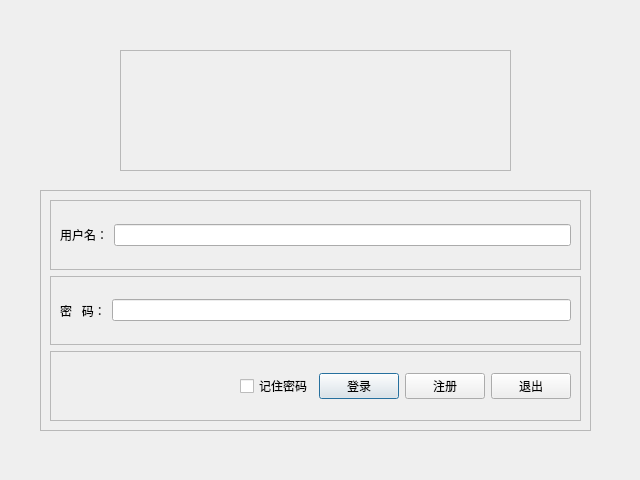
<?xml version="1.0" encoding="UTF-8"?>
<ui version="4.0">
 <class>dlgLogin</class>
 <widget class="QDialog" name="dlgLogin">
  <property name="geometry">
   <rect>
    <x>0</x>
    <y>0</y>
    <width>640</width>
    <height>480</height>
   </rect>
  </property>
  <property name="windowTitle">
   <string>Dialog</string>
  </property>
  <widget class="QFrame" name="frame_logo">
   <property name="geometry">
    <rect>
     <x>120</x>
     <y>50</y>
     <width>391</width>
     <height>121</height>
    </rect>
   </property>
   <property name="frameShape">
    <enum>QFrame::StyledPanel</enum>
   </property>
   <property name="frameShadow">
    <enum>QFrame::Raised</enum>
   </property>
   <layout class="QHBoxLayout" name="horizontalLayout_4">
    <item>
     <widget class="QLabel" name="label_Logo">
      <property name="text">
       <string/>
      </property>
      <property name="pixmap">
       <pixmap resource="rescource.qrc">:/images/logo/logo.png</pixmap>
      </property>
      <property name="scaledContents">
       <bool>true</bool>
      </property>
     </widget>
    </item>
   </layout>
  </widget>
  <widget class="QFrame" name="frame_4">
   <property name="geometry">
    <rect>
     <x>40</x>
     <y>190</y>
     <width>551</width>
     <height>241</height>
    </rect>
   </property>
   <property name="frameShape">
    <enum>QFrame::StyledPanel</enum>
   </property>
   <property name="frameShadow">
    <enum>QFrame::Raised</enum>
   </property>
   <layout class="QVBoxLayout" name="verticalLayout">
    <item>
     <widget class="QFrame" name="frame">
      <property name="frameShape">
       <enum>QFrame::StyledPanel</enum>
      </property>
      <property name="frameShadow">
       <enum>QFrame::Raised</enum>
      </property>
      <layout class="QHBoxLayout" name="horizontalLayout">
       <item>
        <widget class="QLabel" name="lbUsr">
         <property name="text">
          <string>用户名：</string>
         </property>
        </widget>
       </item>
       <item>
        <widget class="QLineEdit" name="lineEdit_Usr">
         <property name="enabled">
          <bool>true</bool>
         </property>
         <property name="sizePolicy">
          <sizepolicy hsizetype="Expanding" vsizetype="Fixed">
           <horstretch>0</horstretch>
           <verstretch>0</verstretch>
          </sizepolicy>
         </property>
        </widget>
       </item>
      </layout>
     </widget>
    </item>
    <item>
     <widget class="QFrame" name="frame_2">
      <property name="frameShape">
       <enum>QFrame::StyledPanel</enum>
      </property>
      <property name="frameShadow">
       <enum>QFrame::Raised</enum>
      </property>
      <layout class="QHBoxLayout" name="horizontalLayout_2">
       <item>
        <widget class="QLabel" name="lbPsd">
         <property name="text">
          <string>密   码：</string>
         </property>
        </widget>
       </item>
       <item>
        <widget class="QLineEdit" name="lineEdit_Psd"/>
       </item>
      </layout>
     </widget>
    </item>
    <item>
     <widget class="QFrame" name="frame_3">
      <property name="frameShape">
       <enum>QFrame::StyledPanel</enum>
      </property>
      <property name="frameShadow">
       <enum>QFrame::Raised</enum>
      </property>
      <layout class="QHBoxLayout" name="horizontalLayout_3">
       <item>
        <spacer name="horizontalSpacer">
         <property name="orientation">
          <enum>Qt::Horizontal</enum>
         </property>
         <property name="sizeHint" stdset="0">
          <size>
           <width>40</width>
           <height>20</height>
          </size>
         </property>
        </spacer>
       </item>
       <item>
        <widget class="QCheckBox" name="checkBox_rmPsd">
         <property name="text">
          <string>记住密码</string>
         </property>
        </widget>
       </item>
       <item>
        <widget class="QPushButton" name="btnLogin">
         <property name="text">
          <string>登录</string>
         </property>
        </widget>
       </item>
       <item>
        <widget class="QPushButton" name="btnRegister">
         <property name="text">
          <string>注册</string>
         </property>
        </widget>
       </item>
       <item>
        <widget class="QPushButton" name="btnExit">
         <property name="text">
          <string>退出</string>
         </property>
        </widget>
       </item>
      </layout>
     </widget>
    </item>
   </layout>
  </widget>
 </widget>
 <resources>
  <include location="rescource.qrc"/>
 </resources>
 <connections/>
</ui>
